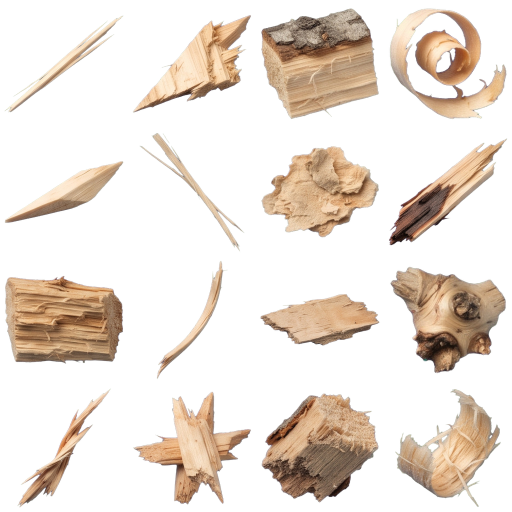
#> input picture assets/chips/chips_atlas.png, 1024 x 1024 px (shown at 1/2 size)
$ python -i build_chip_atlas.py   (imports and definitions only)
#> lines starting #> are read from the running program, lines starting #| are printed output that depends on the picture; after the words box and inside, x2 and y2 are one past the last pixel; in counts of white or black regions, pixels touching at a corner belong together
#!/usr/bin/env python3
"""Cut a sheet of chips photographed on blue (or magenta) into a 4x4 particle atlas.

    python3 tools/build_chip_atlas.py sheet.jpg assets/chips/chips_atlas.png
    python3 tools/build_chip_atlas.py sheet.jpg assets/chips/stone_atlas.png magenta
    python3 tools/build_chip_atlas.py sheet.webp assets/chips/gib_atlas.png green grid

The blue is keyed out (and its spill taken off the edges), each chip is found
as its own island of what is left, cropped, centred in a square cell and the
sixteen cells laid out four by four in reading order, largest islands only.

With `grid` the sheet is taken to be four by four already (a piece to a square,
with its own spatter round it): each square is keyed and kept whole, drops and
all, where the island-finding would throw the drops away.
"""
import sys
import numpy as np
from PIL import Image
from scipy import ndimage

CELL = 256
GRID = 4


def main(src, dst, key="blue", layout="islands"):
#> called with src = '../assets/chips/chips_atlas.png', dst = 'out.png', key = 'blue', layout = 'islands'
    rgb = np.asarray(Image.open(src).convert("RGB")).astype(np.float32)
    r, g, b = rgb[..., 0], rgb[..., 1], rgb[..., 2]
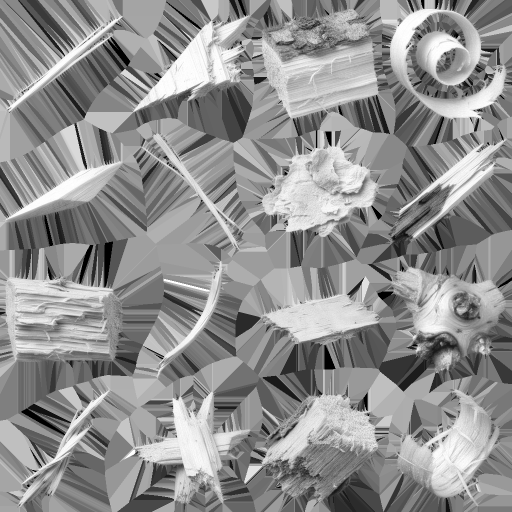
#> r: shape (1024, 1024) float32 (shown at 1/2 size); min 0, max 255, mean 144.1
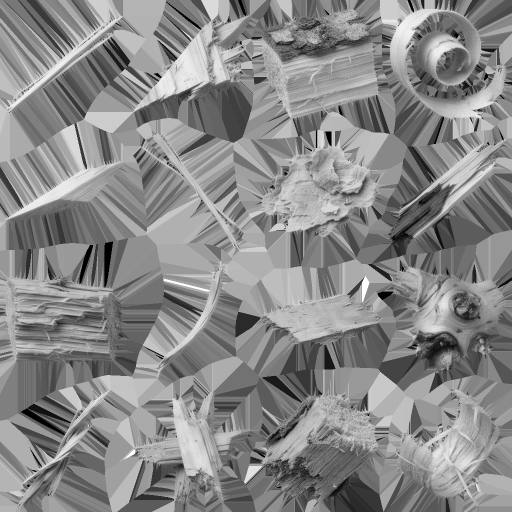
#> g: shape (1024, 1024) float32 (shown at 1/2 size); min 0, max 255, mean 136.5
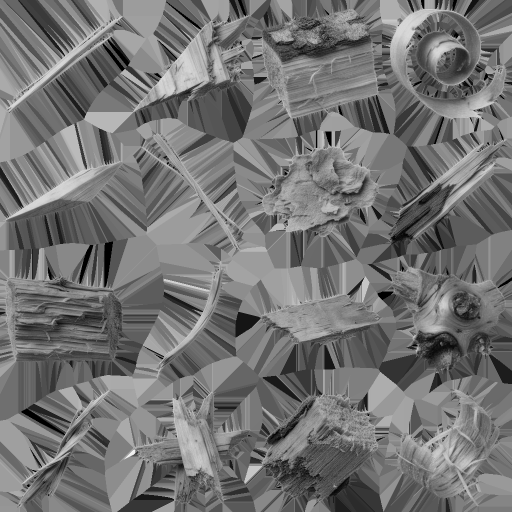
#> b: shape (1024, 1024) float32 (shown at 1/2 size); min 0, max 239, mean 115.4
    # How much bluer than anything else a pixel is: the backdrop is far out, wood is negative.
    if key == "green":
        # Green screen: anything much greener than it is red or blue. Meat has almost none.
        green = g - np.maximum(r, b)
        alpha = 1.0 - np.clip((green - 14.0) / 60.0, 0.0, 1.0)
        rim = ndimage.binary_dilation(alpha < 0.98, iterations=3)
        g2 = np.where(rim, np.minimum(g, np.maximum(r, b) * 0.55), g)
        out = np.dstack([r, g2, b, alpha * 255.0]).clip(0, 255).astype(np.uint8)
    elif key == "magenta":
        # Magenta is red and blue with no green: stone, being grey, has none of it.
        pink = np.minimum(r, b) - g
        alpha = 1.0 - np.clip((pink - 18.0) / 70.0, 0.0, 1.0)
        # Spill is taken off the rim only: inside, rust-brown stone keeps its red.
        rim = ndimage.binary_dilation(alpha < 0.98, iterations=4)
        r2 = np.where(rim, np.minimum(r, g * 1.06 + 6.0), r)
        b2 = np.where(rim, np.minimum(b, g * 1.06 + 6.0), b)
        out = np.dstack([r2, g, b2, alpha * 255.0]).clip(0, 255).astype(np.uint8)
    else:
        blue = b - np.maximum(r, g)
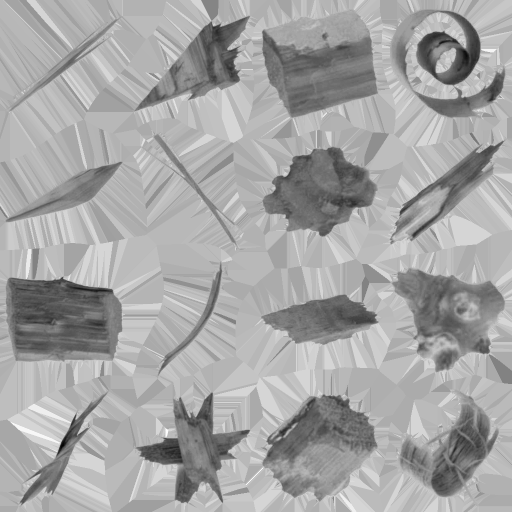
#> blue: shape (1024, 1024) float32 (shown at 1/2 size); min -146, max 28, mean -32.9; drawn with min black and max white
        alpha = 1.0 - np.clip((blue - 18.0) / 70.0, 0.0, 1.0)
        # Spill: what blue is left on a kept pixel comes down to its other channels.
        b2 = np.minimum(b, np.maximum(r, g) * 0.82 + 8.0)
        out = np.dstack([r, g, b2, alpha * 255.0]).clip(0, 255).astype(np.uint8)

    if layout == "grid":
        atlas = Image.new("RGBA", (CELL * GRID, CELL * GRID), (0, 0, 0, 0))
        h, w = alpha.shape
        for n in range(GRID * GRID):
            x0, y0 = (n % GRID) * w // GRID, (n // GRID) * h // GRID
            cell = out[y0 + 4:y0 + h // GRID - 4, x0 + 4:x0 + w // GRID - 4]          # (clear of the ruled lines)
            ys, xs = np.nonzero(cell[..., 3] > 40)
            cell = cell[ys.min():ys.max() + 1, xs.min():xs.max() + 1]
            im = Image.fromarray(cell, "RGBA")
            scale = (CELL - 12) / max(im.size)
            im = im.resize((max(1, round(im.width * scale)), max(1, round(im.height * scale))), Image.LANCZOS)
            atlas.alpha_composite(im, ((n % GRID) * CELL + (CELL - im.width) // 2, (n // GRID) * CELL + (CELL - im.height) // 2))
        a = np.asarray(atlas).copy()
        known = a[..., 3] > 8
        idx = ndimage.distance_transform_edt(~known, return_distances=False, return_indices=True)
        a[..., :3] = a[..., :3][idx[0], idx[1]]
        Image.fromarray(a, "RGBA").save(dst)
        print("chips: %d squares -> %s" % (GRID * GRID, dst))
        return
    solid = ndimage.binary_dilation(alpha > 0.5, iterations=6)   # splinters stay with their chip
#> solid: shape (1024, 1024) bool; every value is 1
    labels, count = ndimage.label(solid)
#> labels: shape (1024, 1024) int32; every value is 1
#> count = 1
    boxes = ndimage.find_objects(labels)
#> boxes = 1 item
    sizes = ndimage.sum(alpha > 0.5, labels, range(1, count + 1))
#> sizes = [1048576]
    keep = sorted(np.argsort(sizes)[::-1][:GRID * GRID])
#> keep = [0]
    # Reading order: by row of the sheet, then across.
    h = rgb.shape[0]
#> h = 1024
    keep.sort(key=lambda i: (int((boxes[i][0].start + boxes[i][0].stop) / 2 / (h / GRID)), boxes[i][1].start))
    atlas = Image.new("RGBA", (CELL * GRID, CELL * GRID), (0, 0, 0, 0))
#> atlas: PIL image 1024x1024 RGBA; every value is 0
    for n, i in enumerate(keep):
        ys, xs = boxes[i]
        chip = out[ys, xs].copy()
        chip[..., 3] = np.where(labels[ys, xs] == i + 1, chip[..., 3], 0)
        im = Image.fromarray(chip, "RGBA")
        side = max(im.size)
        scale = (CELL - 12) / side
        im = im.resize((max(1, round(im.width * scale)), max(1, round(im.height * scale))), Image.LANCZOS)
        cx, cy = (n % GRID) * CELL, (n // GRID) * CELL
        atlas.alpha_composite(im, (cx + (CELL - im.width) // 2, cy + (CELL - im.height) // 2))
#> this loop made 1 pass
#> (i, side, scale, cx, cy) on pass 1: (0, 1024, 0.238, 0, 0)
#> pass 1, in main, `im = im.resize((max(1, round(im.width * scale)), max(1, round(im.heigh..`:
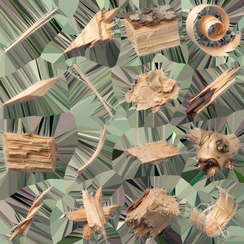
#> im: PIL image 244x244 RGBA; mean R, G, B, A 144.1, 136.5, 114.4, 255; transparent parts drawn white
#> after the loop:
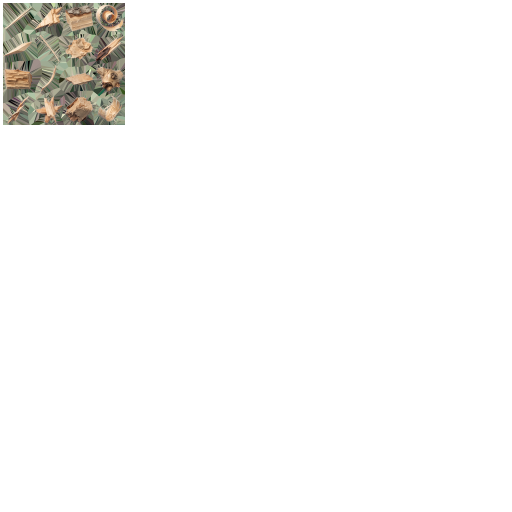
#> atlas: PIL image 1024x1024 RGBA (shown at 1/2 size); mean R, G, B, A 8.2, 7.8, 6.5, 14.5; transparent parts drawn white
    # Colour bled out under the clear pixels, so mipmaps do not pull black in at the edges.
    a = np.asarray(atlas).copy()
    known = a[..., 3] > 8
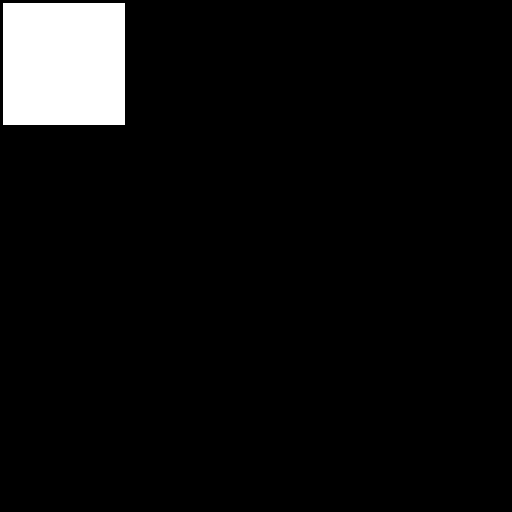
#> known: shape (1024, 1024) bool (shown at 1/2 size); 5.7% white; 1 white region, box (x1, y1, x2, y2) and area: (6, 6, 250, 250) 59536
    idx = ndimage.distance_transform_edt(~known, return_distances=False, return_indices=True)
    a[..., :3] = a[..., :3][idx[0], idx[1]]
    Image.fromarray(a, "RGBA").save(dst)
    print("chips: %d found, %d kept -> %s" % (count, len(keep), dst))
#| chips: 1 found, 1 kept -> out.png


# [2 lines not run here, left out]

>>> result = main('../assets/chips/chips_atlas.png', 'out.png')

$ run again, on assets/chips/gib_atlas.png
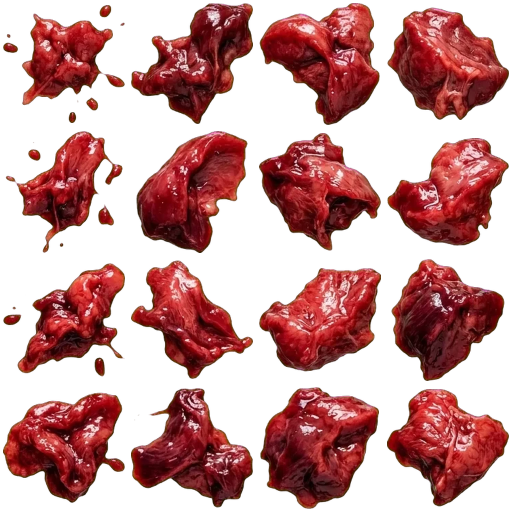
#> input picture assets/chips/gib_atlas.png, 1024 x 1024 px (shown at 1/2 size)
#> solid: shape (1024, 1024) bool; every value is 1
#> labels: shape (1024, 1024) int32; every value is 1
#> count = 1
#> boxes = 1 item
#> sizes = [1048576]
#> keep = [0]
#> the loop in main, `for n, i in enumerate(keep):` made 1 pass
#> (i, side, scale, cx, cy) on pass 1: (0, 1024, 0.238, 0, 0)
#> pass 1, in main, `im = im.resize((max(1, round(im.width * scale)), max(1, round(im.heigh..`:
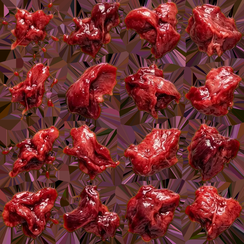
#> im: PIL image 244x244 RGBA; mean R, G, B, A 114.7, 46.1, 46.3, 254.9; transparent parts drawn white
#> after the loop in main, `for n, i in enumerate(keep):`:
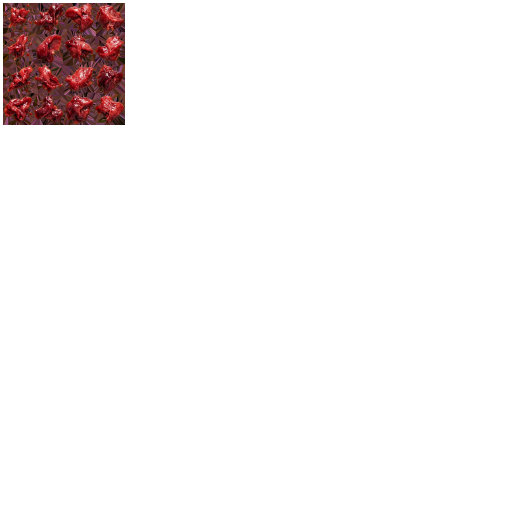
#> atlas: PIL image 1024x1024 RGBA (shown at 1/2 size); mean R, G, B, A 6.5, 2.6, 2.6, 14.5; transparent parts drawn white
#> known: shape (1024, 1024) bool; 5.7% white; 1 white region, box (x1, y1, x2, y2) and area: (6, 6, 250, 250) 59536
#| chips: 1 found, 1 kept -> out.png
